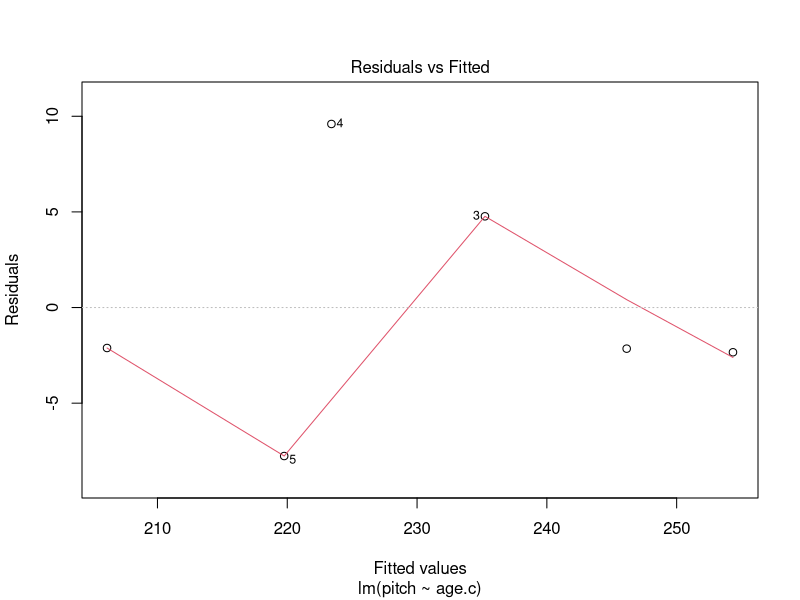
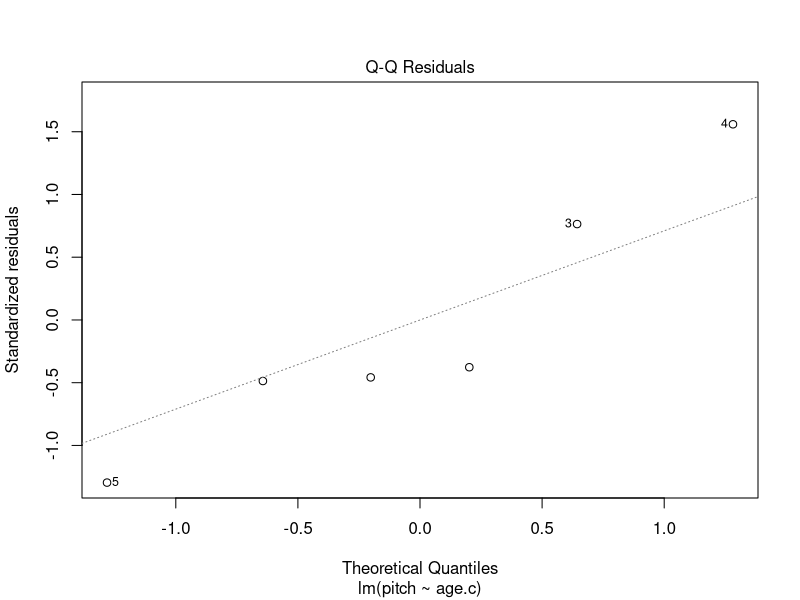
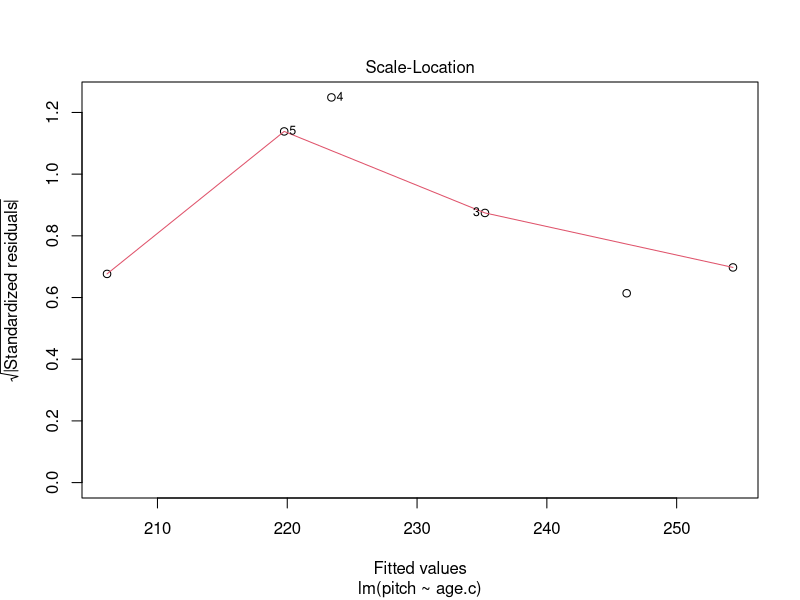
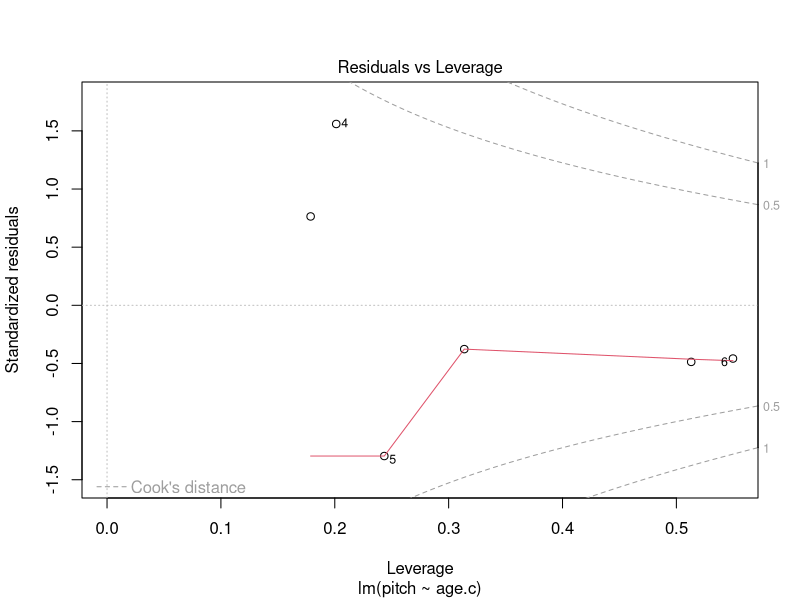

Write the R code that produced these figures, in order.
## ---- chunk 1
#set up a data frame of pitch by sex 
pitch = c(233,204,242,130,112,142)
sex = c(rep("female",3),rep("male",3))
my.df = data.frame(sex,pitch)
#view the data
my.df
## ---- chunk 2
#create a linear model that predicts pitch based on sex
xmdl = lm( pitch ~ sex, my.df)

#summarize the model
summary(xmdl)
## ---- chunk 3
meanFemale = mean(my.df[my.df$sex=="female",]$pitch)
meanFemale
meanMale = mean(my.df[my.df$sex=="male",]$pitch)
meanMale
meanMale - meanFemale
## ---- chunk 4
age = c(14,23,35,48,52,67)
pitch = c(252,244,240,233,212,204)
my.df = data.frame(age,pitch)
xmdl = lm(pitch ~ age, my.df)
summary(xmdl)
## ---- chunk 5
my.df$age.c = my.df$age - mean(my.df$age)
xmdl = lm(pitch ~ age.c, my.df)
summary(xmdl)
## ---- chunk 6
#plot(fitted(xmdl),residuals(xmdl))
plot(xmdl)
